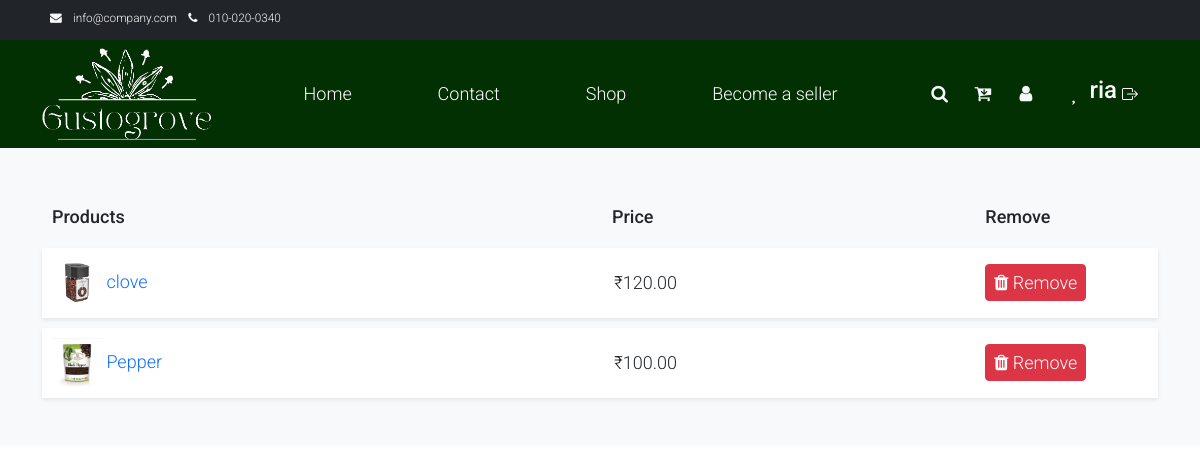
The app's page /wishlist/ (signed in), older data.
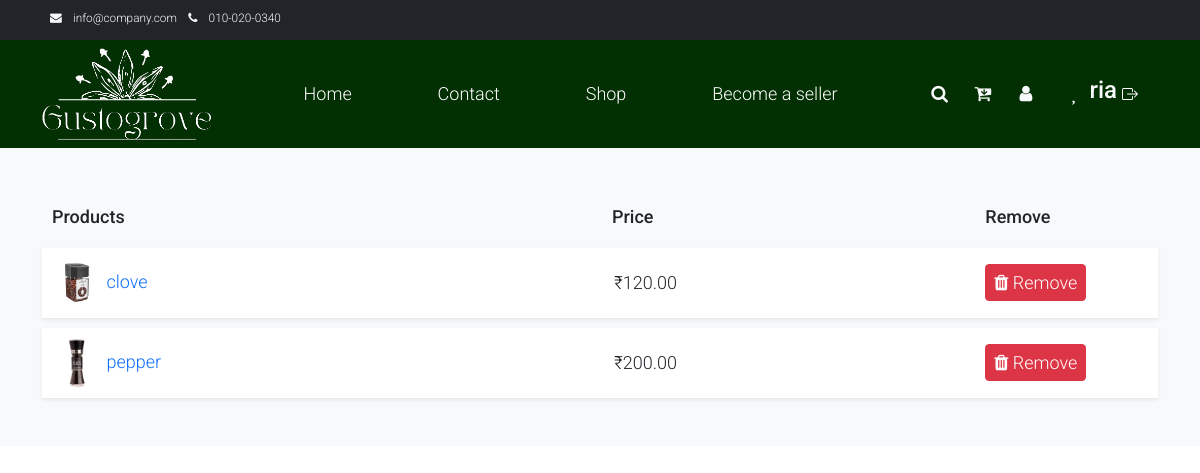
The same page, newer data.
### storeapp/models.py (models this page shows, shortened)
class Product(models.Model):
    product_name = models.CharField(max_length=255,null=True)
    description = models.TextField()
    image = models.ImageField(upload_to='products/', null=True, blank=True)
    quantity_value = models.PositiveIntegerField(default=100,null=True)
    quantity_prefix = models.CharField(max_length=10, choices=[('gms', 'gms'), ('kg', 'kg')], default='gms')
    stock = models.PositiveIntegerField(default=1,null=True)
    price = models.DecimalField(max_digits=10, decimal_places=2,null=True)
    date_added = models.DateField(default=timezone.now)
    brand_name = models.CharField(max_length=255, default="",null=True)
    seller = models.ForeignKey(CustomUser, on_delete=models.CASCADE, null=True, blank=True)
    batch_no=models.CharField(max_length=10,default="",null=True)
    average_rating = models.FloatField(default=0.0)
    STATUS_CHOICES = [
        ('In Stock', 'In Stock'),
        ('Out of Stock', 'Out of Stock'),
    ]
    status = models.CharField(max_length=15, choices=STATUS_CHOICES, default='In Stock')

### storeapp/views.py (the view)
# urls.py: path('wishlist/', views.wishlist_view, name='wishlist'),
@login_required(login_url='loginredirect')
@never_cache
def wishlist_view(request):
    if request.user.is_authenticated:
        wishlist = Wishlist.objects.get_or_create(user=request.user)[0]
        wishlist_products = wishlist.products.all()
        return render(request, 'wishlist.html', {'wishlist_products': wishlist_products})
    else:
        return render(request, 'login_required.html')

### template/wishlist.html (shortened to what the changed rows need)
{% load static %}
<html>
<head>
<link rel="stylesheet" href="https://cdn.jsdelivr.net/npm/bootstrap@5.2.3/dist/css/bootstrap.min.css">
    <link rel="stylesheet" href="{% static 'css/bootstrap.min.css' %}">
    <link rel="stylesheet" href="{% static 'css/templatemo.css' %}">
    <link rel="stylesheet" href="{% static '/css/custom.css' %}">
    <link rel="stylesheet" href="{% static 'css/fontawesome.min.css' %}">
    <link href="https://stackpath.bootstrapcdn.com/font-awesome/4.7.0/css/font-awesome.min.css" rel="stylesheet">
    <link href="https://cdn.jsdelivr.net/npm/bootstrap@5.2.0-beta1/dist/css/bootstrap.min.css" rel="stylesheet">
</head>
<body>
    {% block content %}
        <div class="py-3 py-md-5 bg-light">
            <div class="container">
                <div class="row">
                    <div class="col-md-12">
                        <div class="shopping-cart">
                            {% for product in wishlist_products %}
                                <div class="cart-item">
                                    <div class="row">
                                        <div class="col-md-6 my-auto">
                                            <a href="">
                                                <label class="product-name">
                                                    <img src="{{ product.image.url }}" style="width: 50px; height: 50px" alt="{{ product.product_name }}">
                                                    {{ product.product_name }}
                                                </label>
                                            </a>
                                        </div>
                                        <div class="col-md-2 my-auto">
                                            <label class="price">₹{{ product.price }}</label>
                                        </div>
                                        <div class="col-md-2 col-5 my-auto">
                                            <div class="remove">
                                                <a href="{% url 'remove_from_wishlist' product_id=product.id %}" class="btn btn-danger btn-sm">
                                                    <i class="fa fa-trash"></i> Remove
                                                </a>
                                            </div>
                                        </div>
                                    </div>
                                </div>
                            {% endfor %}
                        </div>
                    </div>
                </div>
            </div>
        </div>
    {% endblock %}
</body>
   </html>

Row changes from the older to the newer data that the page shows:
no longer on this page (row edited): Product: image (picture), product_name "Pepper", price "100.00"
now on this page (row unchanged): Product: image (picture), product_name "pepper", price "200.00"
